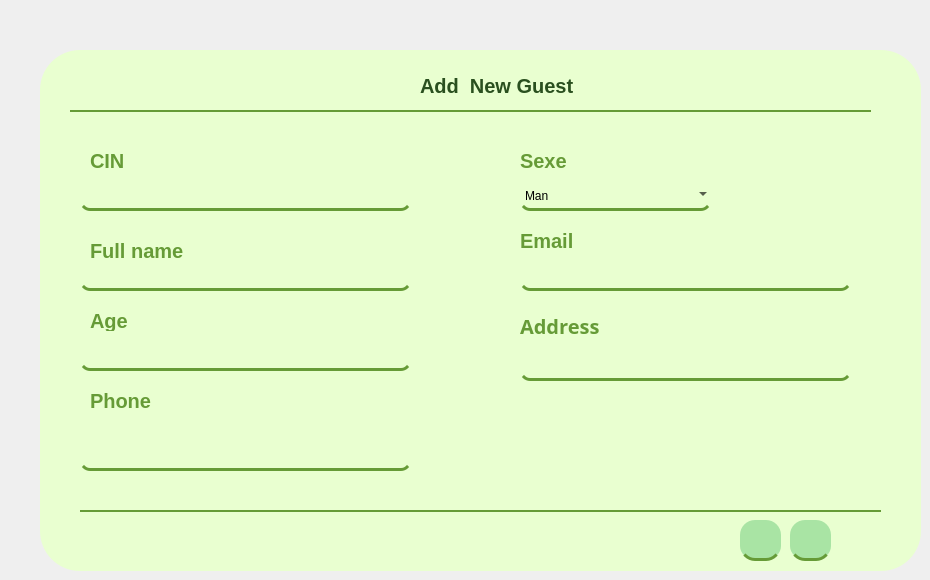
        <widget class="QWidget" name="addGuest">
         <property name="styleSheet">
          <string notr="true">#addGuest {

background: rgba(0, 0, 0, 0.0);
}</string>
         </property>
         <widget class="QWidget" name="widget_16" native="true">
          <property name="geometry">
           <rect>
            <x>40</x>
            <y>50</y>
            <width>881</width>
            <height>521</height>
           </rect>
          </property>
          <property name="styleSheet">
           <string notr="true">QWidget
{background-color:#E9FFD0;
border-radius: 40px;}</string>
          </property>
          <widget class="QLabel" name="id_128">
           <property name="geometry">
            <rect>
             <x>480</x>
             <y>250</y>
             <width>171</width>
             <height>51</height>
            </rect>
           </property>
           <property name="font">
            <font>
             <family>Athiti</family>
             <pointsize>-1</pointsize>
             <weight>87</weight>
             <italic>false</italic>
             <bold>true</bold>
            </font>
           </property>
           <property name="styleSheet">
            <string notr="true">color: rgb(102, 155, 55);
font-family: 'Athiti';
font-style: normal;
font-weight: 700;
font-size: 20px;
background-color: none;</string>
           </property>
           <property name="text">
            <string>Address</string>
           </property>
          </widget>
          <widget class="QLineEdit" name="quantiteArticleInput_14">
           <property name="geometry">
            <rect>
             <x>40</x>
             <y>130</y>
             <width>331</width>
             <height>31</height>
            </rect>
           </property>
           <property name="maximumSize">
            <size>
             <width>16777215</width>
             <height>16777215</height>
            </size>
           </property>
           <property name="cursor">
            <cursorShape>BusyCursor</cursorShape>
           </property>
           <property name="styleSheet">
            <string notr="true">
  border-bottom-color: rgb(170, 0, 0);
border:none;
background-color: rgba(247, 188, 85, 0);
border-bottom:3px solid #669B37;
  border-radius: 10px;
</string>
           </property>
          </widget>
          <widget class="QLineEdit" name="nomArticleInput_13">
           <property name="geometry">
            <rect>
             <x>40</x>
             <y>290</y>
             <width>331</width>
             <height>31</height>
            </rect>
           </property>
           <property name="styleSheet">
            <string notr="true">
  border-bottom-color: rgb(170, 0, 0);
border:none;
background-color: rgba(247, 188, 85, 0);
border-bottom:3px solid #669B37;
  border-radius: 10px;
</string>
           </property>
          </widget>
          <widget class="QLineEdit" name="poidsArticleInput_13">
           <property name="geometry">
            <rect>
             <x>40</x>
             <y>210</y>
             <width>331</width>
             <height>31</height>
            </rect>
           </property>
           <property name="styleSheet">
            <string notr="true">
  border-bottom-color: rgb(170, 0, 0);
border:none;
background-color: rgba(247, 188, 85, 0);
border-bottom:3px solid #669B37;
  border-radius: 10px;
</string>
           </property>
          </widget>
          <widget class="QLabel" name="label_93">
           <property name="geometry">
            <rect>
             <x>50</x>
             <y>100</y>
             <width>101</width>
             <height>21</height>
            </rect>
           </property>
           <property name="styleSheet">
            <string notr="true">color: rgb(102, 155, 55);
font-family: 'Athiti';
font-style: normal;
font-weight: 700;
font-size: 20px;
background-color: none;</string>
           </property>
           <property name="text">
            <string>CIN</string>
           </property>
          </widget>
          <widget class="QLabel" name="label_96">
           <property name="geometry">
            <rect>
             <x>480</x>
             <y>100</y>
             <width>101</width>
             <height>21</height>
            </rect>
           </property>
           <property name="styleSheet">
            <string notr="true">color: rgb(102, 155, 55);
font-family: 'Athiti';
font-style: normal;
font-weight: 700;
font-size: 20px;
background-color: none;</string>
           </property>
           <property name="text">
            <string>Sexe</string>
           </property>
          </widget>
          <widget class="QLabel" name="label_134">
           <property name="geometry">
            <rect>
             <x>480</x>
             <y>180</y>
             <width>111</width>
             <height>21</height>
            </rect>
           </property>
           <property name="styleSheet">
            <string notr="true">color: rgb(102, 155, 55);
font-family: 'Athiti';
font-style: normal;
font-weight: 700;
font-size: 20px;
background-color: none;</string>
           </property>
           <property name="text">
            <string>Email</string>
           </property>
          </widget>
          <widget class="QLabel" name="label_170">
           <property name="geometry">
            <rect>
             <x>50</x>
             <y>190</y>
             <width>151</width>
             <height>21</height>
            </rect>
           </property>
           <property name="styleSheet">
            <string notr="true">color: rgb(102, 155, 55);
font-family: 'Athiti';
font-style: normal;
font-weight: 700;
font-size: 20px;
background-color: none;</string>
           </property>
           <property name="text">
            <string>Full name</string>
           </property>
          </widget>
          <widget class="QLabel" name="label_188">
           <property name="geometry">
            <rect>
             <x>50</x>
             <y>340</y>
             <width>101</width>
             <height>21</height>
            </rect>
           </property>
           <property name="styleSheet">
            <string notr="true">color: rgb(102, 155, 55);
font-family: 'Athiti';
font-style: normal;
font-weight: 700;
font-size: 20px;
background-color: none;</string>
           </property>
           <property name="text">
            <string>Phone</string>
           </property>
          </widget>
          <widget class="QLabel" name="label_189">
           <property name="geometry">
            <rect>
             <x>380</x>
             <y>20</y>
             <width>191</width>
             <height>31</height>
            </rect>
           </property>
           <property name="styleSheet">
            <string notr="true">color: #2A501F;
font-family: 'Athiti';
font-style: normal;
font-weight: 700;
font-size: 20px;
background-color: none;</string>
           </property>
           <property name="text">
            <string>Add  New Guest</string>
           </property>
          </widget>
          <widget class="QLabel" name="label_product_24">
           <property name="geometry">
            <rect>
             <x>340</x>
             <y>20</y>
             <width>31</width>
             <height>31</height>
            </rect>
           </property>
           <property name="font">
            <font>
             <family>Athiti</family>
             <weight>75</weight>
             <italic>false</italic>
             <bold>true</bold>
            </font>
           </property>
           <property name="layoutDirection">
            <enum>Qt::LeftToRight</enum>
           </property>
           <property name="styleSheet">
            <string notr="true">#label {

font-family: 'Athiti';
font-style: normal;
font-weight: 700;
font-size: 20px;
line-height: 32px;
/* identical to box height */
text-align: center;

color: #2A501F;}</string>
           </property>
           <property name="text">
            <string/>
           </property>
           <property name="pixmap">
            <pixmap resource="resources.qrc">:/images/images/ajout.png</pixmap>
           </property>
           <property name="scaledContents">
            <bool>true</bool>
           </property>
          </widget>
          <widget class="Line" name="line_32">
           <property name="geometry">
            <rect>
             <x>30</x>
             <y>60</y>
             <width>801</width>
             <height>2</height>
            </rect>
           </property>
           <property name="styleSheet">
            <string notr="true">background-color:#669B37;
border-width: 1px;
border: 2px solid #669B37;
</string>
           </property>
           <property name="orientation">
            <enum>Qt::Horizontal</enum>
           </property>
          </widget>
          <widget class="Line" name="line_47">
           <property name="geometry">
            <rect>
             <x>40</x>
             <y>460</y>
             <width>801</width>
             <height>2</height>
            </rect>
           </property>
           <property name="styleSheet">
            <string notr="true">background-color:#669B37;
border-width: 1px;
border: 2px solid #669B37;
</string>
           </property>
           <property name="orientation">
            <enum>Qt::Horizontal</enum>
           </property>
          </widget>
          <widget class="QPushButton" name="save_8">
           <property name="geometry">
            <rect>
             <x>750</x>
             <y>470</y>
             <width>41</width>
             <height>41</height>
            </rect>
           </property>
           <property name="styleSheet">
            <string notr="true">QPushButton{/* Rectangle 9 */

position: absolute;
width: 1200px;
height: 649px;

background: #A9E4A4;
border: none;

/* Events */

position: absolute;
width: 63px;
height: 32px;

font-family: 'Athiti';
font-style: normal;
font-weight: 700;
font-size: 20px;
line-height: 32px;
/* identical to box height */
text-align: center;

color: #2A501F;
border-radius:15px;
border-bottom:3px solid #669B37;
}

QPushButton:hover{
position: absolute;
width: 185px;
height: 56px;

background: #8BD086;
box-shadow: 0px 4px 4px rgba(0, 0, 0, 0.25);
}</string>
           </property>
           <property name="text">
            <string/>
           </property>
           <property name="icon">
            <iconset resource="resources.qrc">
             <normaloff>:/images/images/save.png</normaloff>:/images/images/save.png</iconset>
           </property>
           <property name="iconSize">
            <size>
             <width>20</width>
             <height>20</height>
            </size>
           </property>
          </widget>
          <widget class="QPushButton" name="ajouterArt_20">
           <property name="geometry">
            <rect>
             <x>700</x>
             <y>470</y>
             <width>41</width>
             <height>41</height>
            </rect>
           </property>
           <property name="styleSheet">
            <string notr="true">QPushButton{/* Rectangle 9 */

position: absolute;
width: 1200px;
height: 649px;

background: #A9E4A4;
border: none;

/* Events */

position: absolute;
width: 63px;
height: 32px;

font-family: 'Athiti';
font-style: normal;
font-weight: 700;
font-size: 20px;
line-height: 32px;
/* identical to box height */
text-align: center;

color: #2A501F;
border-radius:15px;
border-bottom:3px solid #669B37;
}

QPushButton:hover{
position: absolute;
width: 185px;
height: 56px;

background: #8BD086;
box-shadow: 0px 4px 4px rgba(0, 0, 0, 0.25);
}</string>
           </property>
           <property name="text">
            <string/>
           </property>
           <property name="icon">
            <iconset resource="resources.qrc">
             <normaloff>:/images/images/clear.png</normaloff>:/images/images/clear.png</iconset>
           </property>
           <property name="iconSize">
            <size>
             <width>30</width>
             <height>30</height>
            </size>
           </property>
          </widget>
          <widget class="QLabel" name="label_190">
           <property name="geometry">
            <rect>
             <x>50</x>
             <y>260</y>
             <width>211</width>
             <height>21</height>
            </rect>
           </property>
           <property name="styleSheet">
            <string notr="true">color: rgb(102, 155, 55);
font-family: 'Athiti';
font-style: normal;
font-weight: 700;
font-size: 20px;
background-color: none;</string>
           </property>
           <property name="text">
            <string>Age</string>
           </property>
          </widget>
          <widget class="QLineEdit" name="quantiteArticleInput_16">
           <property name="geometry">
            <rect>
             <x>40</x>
             <y>390</y>
             <width>331</width>
             <height>31</height>
            </rect>
           </property>
           <property name="maximumSize">
            <size>
             <width>16777215</width>
             <height>16777215</height>
            </size>
           </property>
           <property name="cursor">
            <cursorShape>BusyCursor</cursorShape>
           </property>
           <property name="styleSheet">
            <string notr="true">
  border-bottom-color: rgb(170, 0, 0);
border:none;
background-color: rgba(247, 188, 85, 0);
border-bottom:3px solid #669B37;
  border-radius: 10px;
</string>
           </property>
          </widget>
          <widget class="QLineEdit" name="quantiteArticleInput_17">
           <property name="geometry">
            <rect>
             <x>480</x>
             <y>300</y>
             <width>331</width>
             <height>31</height>
            </rect>
           </property>
           <property name="maximumSize">
            <size>
             <width>16777215</width>
             <height>16777215</height>
            </size>
           </property>
           <property name="cursor">
            <cursorShape>BusyCursor</cursorShape>
           </property>
           <property name="styleSheet">
            <string notr="true">
  border-bottom-color: rgb(170, 0, 0);
border:none;
background-color: rgba(247, 188, 85, 0);
border-bottom:3px solid #669B37;
  border-radius: 10px;
</string>
           </property>
          </widget>
          <widget class="QLineEdit" name="quantiteArticleInput_18">
           <property name="geometry">
            <rect>
             <x>480</x>
             <y>210</y>
             <width>331</width>
             <height>31</height>
            </rect>
           </property>
           <property name="maximumSize">
            <size>
             <width>16777215</width>
             <height>16777215</height>
            </size>
           </property>
           <property name="cursor">
            <cursorShape>BusyCursor</cursorShape>
           </property>
           <property name="styleSheet">
            <string notr="true">
  border-bottom-color: rgb(170, 0, 0);
border:none;
background-color: rgba(247, 188, 85, 0);
border-bottom:3px solid #669B37;
  border-radius: 10px;
</string>
           </property>
          </widget>
          <widget class="QComboBox" name="comboBox_9">
           <property name="geometry">
            <rect>
             <x>480</x>
             <y>130</y>
             <width>191</width>
             <height>31</height>
            </rect>
           </property>
           <property name="styleSheet">
            <string notr="true">  border-bottom-color: rgb(170, 0, 0);
border:none;
background-color: rgba(247, 188, 85, 0);
border-bottom:3px solid #669B37;
  border-radius: 10px;</string>
           </property>
           <item>
            <property name="text">
             <string>Man</string>
            </property>
           </item>
           <item>
            <property name="text">
             <string>Woman</string>
            </property>
           </item>
           <item>
            <property name="text">
             <string>Other</string>
            </property>
           </item>
          </widget>
         </widget>
        </widget>
